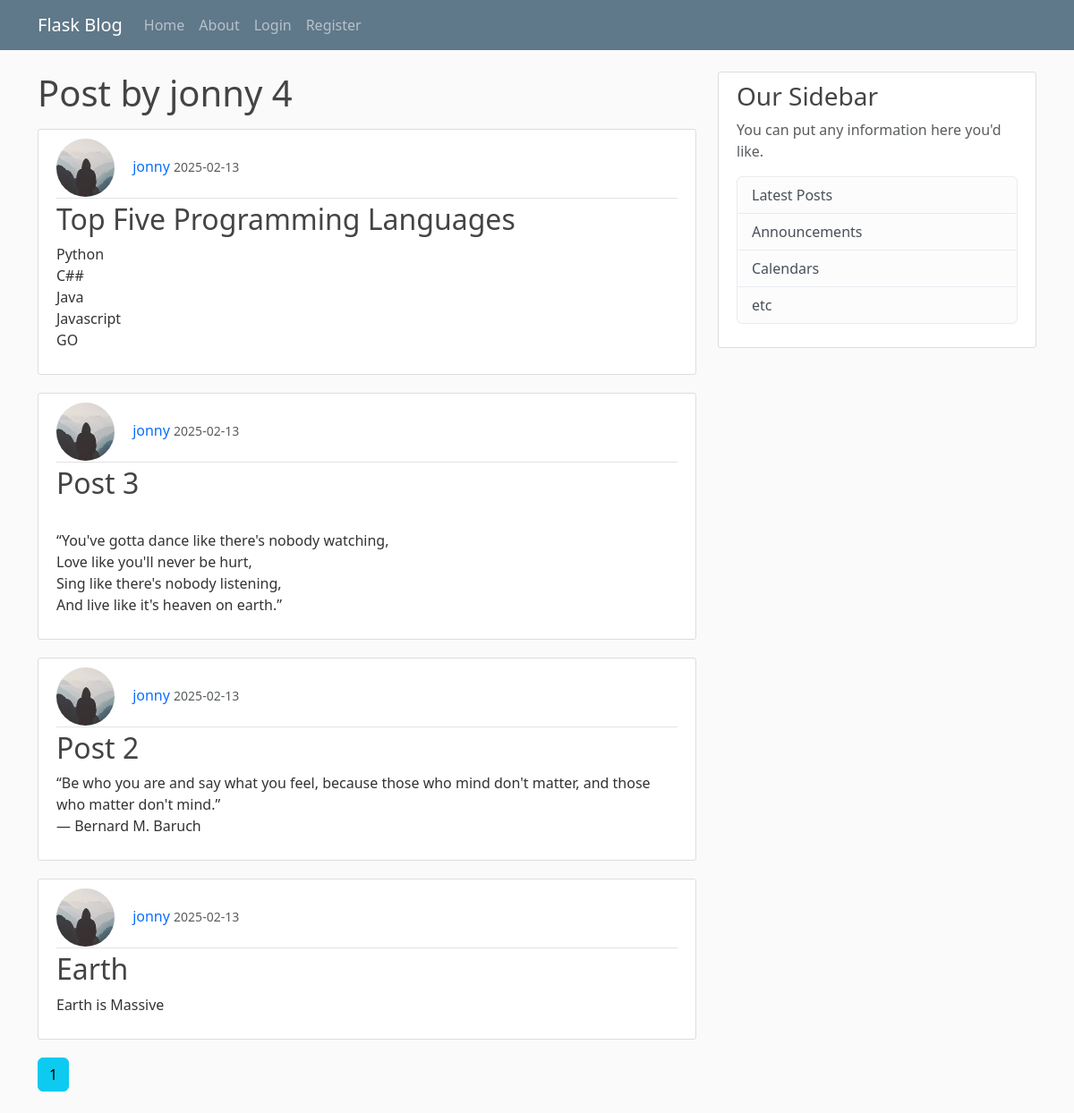
The app's page /user/jonny, older data.
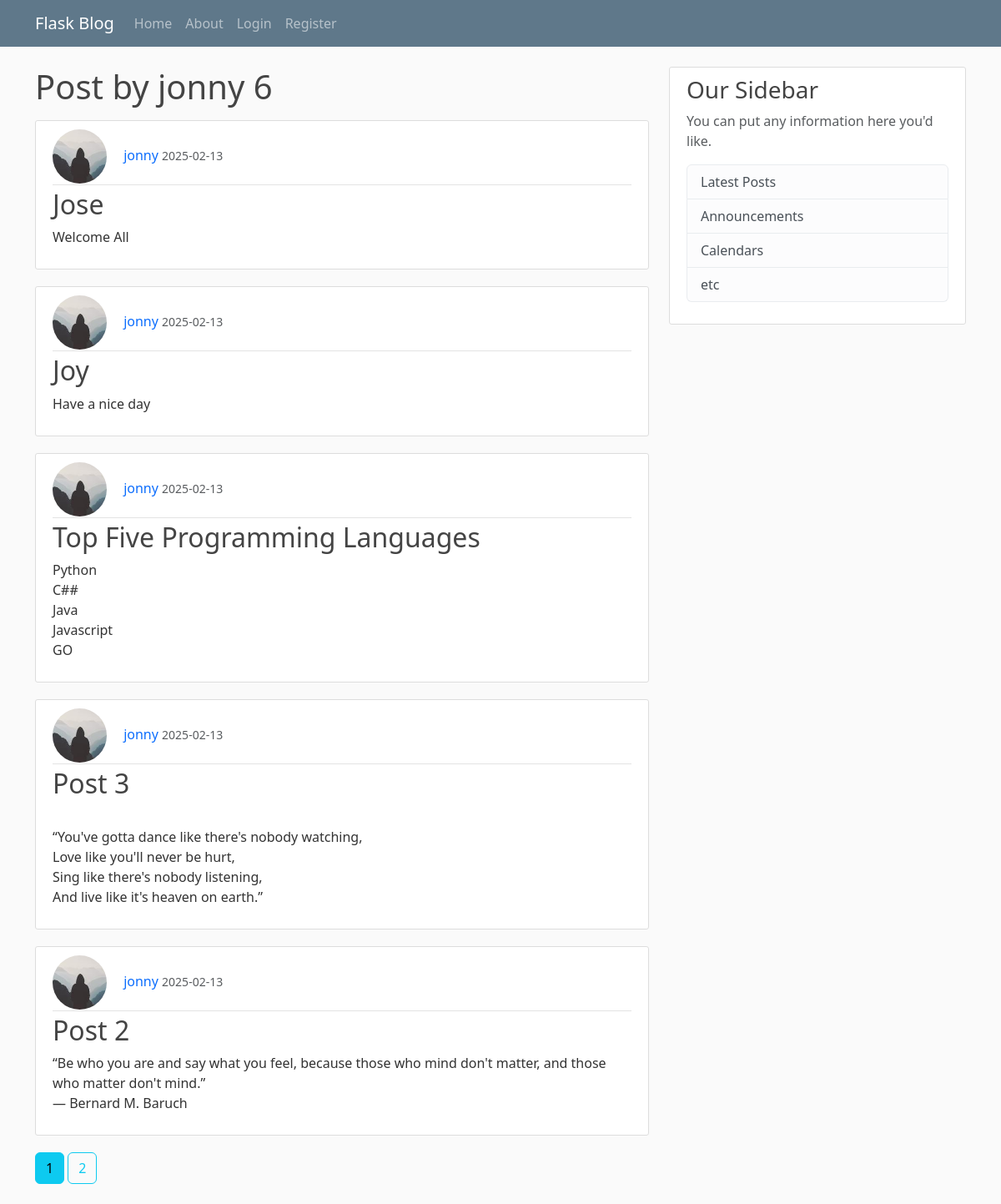
The same page, newer data.
### main/models.py (models this page shows, shortened)
class User(db.Model, UserMixin):
    id = db.Column(db.Integer, primary_key=True)
    username = db.Column(db.String(20), unique=True, nullable=False)
    email = db.Column(db.String(120), unique=True, nullable=False)
    image_file = db.Column(db.String(20), nullable=False, default='default.jpg')
    password = db.Column(db.String(60), nullable=False)
    posts = db.relationship('Post',backref='author', lazy=True)

class Post(db.Model):
    id = db.Column(db.Integer, primary_key=True)
    title = db.Column(db.String(100), nullable=False)
    date_posted = db.Column(db.DateTime, nullable=False, default=datetime.utcnow)
    content = db.Column(db.Text, nullable=False)
    user_id = db.Column(db.Integer, db.ForeignKey('user.id'), nullable=False)

### main/routes.py (the view)
@app.route("/user/<string:username>")
def user_posts(username):
    page = request.args.get('page', 1, type=int)
    user = User.query.filter_by(username=username).first_or_404()
    posts = Post.query.filter_by(author=user)\
        .order_by(Post.date_posted.desc())\
        .paginate(page=page, per_page=5)
    return render_template("user_posts.html", posts = posts, user=user)

### main/templates/user_posts.html (shortened to what this page needs)
{% extends "layout.html" %}
{% block content %}
    <h1 class="mb-3">Post by {{user.username}} {{ posts.total }}</h1>
    {% for post in posts.items %}
        <article class="media content-section">
            <div class="media-body">
            <div class="article-metadata">
                <img class="rounded-circle article-img" src="{{url_for('static', filename='profile/' + post.author.image_file)}}" alt="">
                <a class="decoration mr-2" href="{{url_for('user_posts', username=post.author.username)}}">{{ post.author.username }}</a>
                <small class="text-muted">{{ post.date_posted.strftime('%Y-%m-%d') }}</small>
            </div>
            <h2><a class="decoration article-title" href="{{url_for('post', post_id=post.id)}}">{{ post.title }}</a></h2>
            <p class="article-content">{{ post.content }}</p>
            </div>
        </article>
    {% endfor %}
    {% for page_num in posts.iter_pages(left_edge=1, right_edge=1, left_current=1, right_current=2) %}
        {% if page_num %}
            {% if posts.page == page_num %}
                <a class="btn btn-info mb-4 decoration" href="{{ url_for('user_posts', username=user.username, page=page_num) }}">{{page_num}}</a>
            {% else %}
                <a class="btn btn-outline-info mb-4 decoration" href="{{ url_for('user_posts', username=user.username, page=page_num) }}">{{page_num}}</a>
            {% endif %}
        {% else %}
            ...
        {% endif %}
    {% endfor %}
{% endblock %}

### main/templates/layout.html (shortened to what this page needs)
<!DOCTYPE html>
<html lang="en">
<head>
    <link href="https://cdn.jsdelivr.net/npm/bootstrap@5.3.3/dist/css/bootstrap.min.css" rel="stylesheet">
    <link rel="stylesheet" href="/static/main.css">
</head>
<body>
    <nav class="navbar navbar-expand-md navbar-dark bg-steel fixed-top">
        <div class="container">
          <a class="navbar-brand mr-4" href="/">Flask Blog</a>
          <div class="collapse navbar-collapse" id="navbarToggle">
            <div class="navbar-nav mr-auto">
              <a class="nav-item nav-link" href="{{ url_for('home') }}">Home</a>
              <a class="nav-item nav-link" href="{{ url_for('about') }}">About</a>
            </div>
            <div class="navbar-nav">
              {% if current_user.is_authenticated %}
                <a class="nav-item nav-link" href="{{ url_for('new_post') }}">New Post</a>
                <a class="nav-item nav-link" href="{{ url_for('account') }}">Account</a>
                <a class="nav-item nav-link" href="{{ url_for('logout') }}">Logout</a>
              {% else %}
                <a class="nav-item nav-link" href="{{ url_for('login') }}">Login</a>
                <a class="nav-item nav-link" href="{{ url_for('register') }}">Register</a>
              {% endif %}
            </div>
          </div>
        </div>
      </nav>
      <main role="main" class="container">
        <div class="row">
          <div class="col-md-8">
            {% block content %}{% endblock %}
          </div>
          <div class="col-md-4">
            <div class="content-section">
              <h3>Our Sidebar</h3>
              <p class='text-muted'>You can put any information here you'd like.
                <ul class="list-group">
                  <li class="list-group-item list-group-item-light">Latest Posts</li>
                  <li class="list-group-item list-group-item-light">Announcements</li>
                  <li class="list-group-item list-group-item-light">Calendars</li>
                  <li class="list-group-item list-group-item-light">etc</li>
                </ul>
              </p>
            </div>
          </div>
        </div>
      </main>
</body>
</html>

### main/static/main.css (style rules this page uses)
body { background: #fafafa; color: #333333; margin-top: 5rem; }
h1, h2, h3, h4, h5, h6 { color: #444444; }
.bg-steel { background-color: #5f788a; }
.content-section { background: #ffffff; padding: 10px 20px; border: 1px solid #dddddd; border-radius: 3px; margin-bottom: 20px; }
.article-title { color: #444444; }
.article-content { white-space: pre-line; }
.article-img { height: 65px; width: 65px; margin-right: 16px; }
.article-metadata { padding-bottom: 1px; margin-bottom: 4px; border-bottom: 1px solid #e3e3e3 }

### main/templates/user_posts.html (style rules this page uses)
.decoration { text-decoration: none; }

Row changes from the older to the newer data that the page shows:
no longer on this page (row unchanged): Post: image_file (picture), author.username "jonny", date_posted "2025-02-13", title "Earth", content "Earth is Massive"
added Post: image_file (picture), author.username "jonny", date_posted "2025-02-13", title "Jose", content "Welcome All"
added Post: image_file (picture), author.username "jonny", date_posted "2025-02-13", title "Joy", content "Have a nice day"
Text that changed along with them:
{{ posts.total }}: "4" → "6"
new list line: "2"
